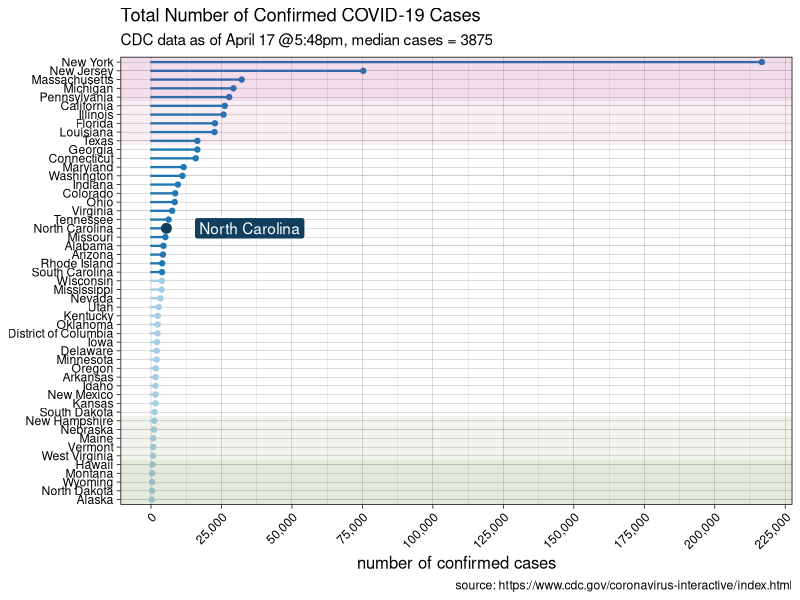
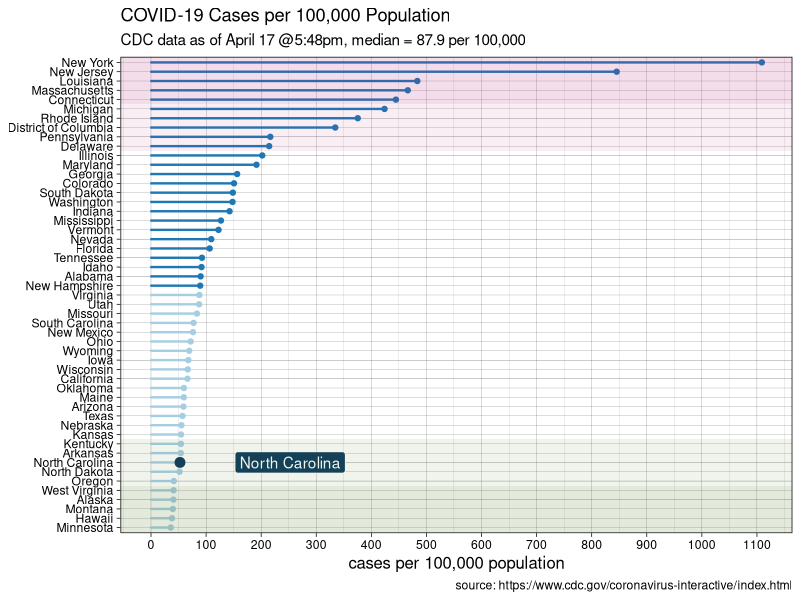
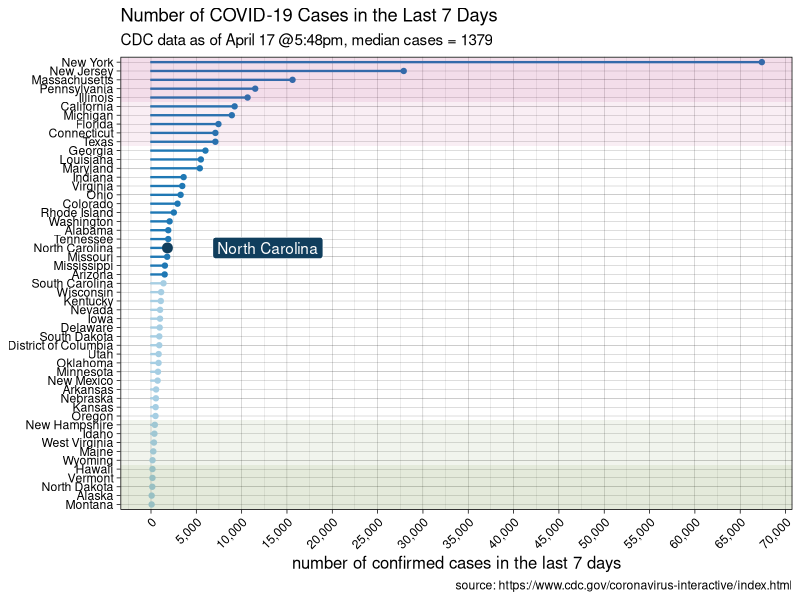
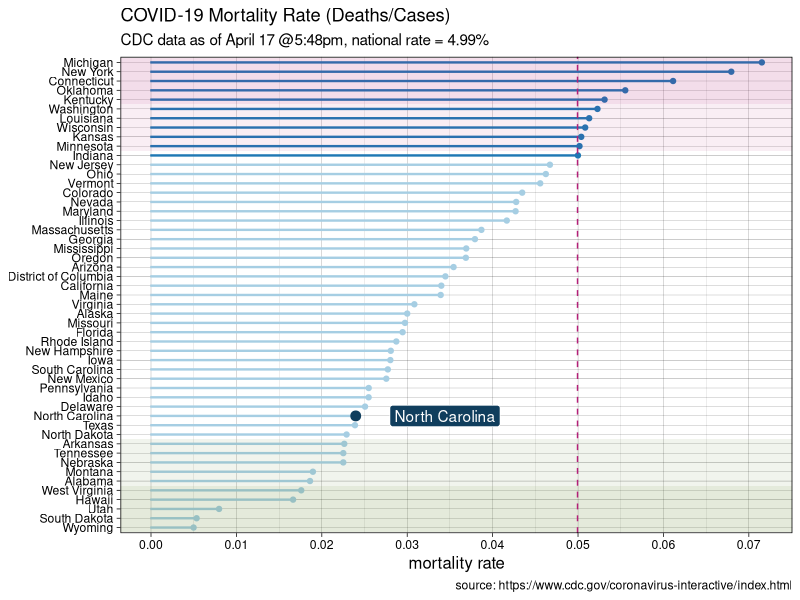

Reproduce these figures in R, in order.
## ---- chunk 1
knitr::opts_chunk$set(message = FALSE, warning = FALSE, comment = NA)
## ---- chunk 2
library(tidyverse)
library(scales)
## ---- chunk 3
stateFIPS <- read_csv("FIPS50.csv")

data <- read_csv("US_MAP_DATA_20200417.csv", skip = 1) %>% 
  right_join(stateFIPS) %>% 
  mutate(Mortality = Deaths/Cases)

dataNC <- data %>% 
  filter(ABBR == "NC")
## ---- chunk 4

mediancases <- data %>% 
  summarize(rate = median(Cases)) %>% 
  pull()

ggplot(data, aes(x = reorder(Name, Cases), 
                 y = Cases, 
                 color = Cases > mediancases,
                 fill = Cases > mediancases)) +
  geom_bar(stat = "identity", width = 0.1) +
  geom_point() +
  geom_point(dataNC, 
             mapping = aes(x = Name, y = Cases), 
             color = "#103E5D", 
             size = 3) +
  geom_label(dataNC, 
             mapping = aes(label = Name, x = Name, y = Cases),
             hjust = 0, 
             nudge_y = 10000, 
             color = "white", 
             fill = "#103E5D") +
  annotate(geom = "rect", 
           xmin = 46.5, 
           xmax = 51.5,
           ymin = -Inf,
           ymax = Inf,
           fill = "#B41F78",
           alpha = 0.15) +
  annotate(geom = "rect", 
           xmin = 41.5, 
           xmax = 46.5,
           ymin = -Inf,
           ymax = Inf,
           fill = "#B41F78",
           alpha = 0.075) +
  annotate(geom = "rect", 
           xmin = 0.5, 
           xmax = 5.5,
           ymin = -Inf,
           ymax = Inf,
           fill = "#4C7314",
           alpha = 0.15) +
  annotate(geom = "rect", 
           xmin = 5.5, 
           xmax = 10.5,
           ymin = -Inf,
           ymax = Inf,
           fill = "#4C7314",
           alpha = 0.075) +
  scale_y_continuous(label = comma, breaks = seq(0, 300000, 25000)) +
  labs(title = "Total Number of Confirmed COVID-19 Cases",
       subtitle = paste("CDC data as of April 17 @5:48pm, median cases =", mediancases),
       x = NULL, 
       y = "number of confirmed cases",
       caption = "source: https://www.cdc.gov/coronavirus-interactive/index.html") +
  coord_flip() +
  theme_linedraw() +
  theme(legend.position = "none",
        axis.text.x = element_text(angle = 45, hjust = 1),
        axis.title.x = element_text(size = 12)) +
  scale_color_brewer(palette = "Paired")
## ---- chunk 5

medianrate <- data %>% 
  summarize(rate = median(RatePer100000)) %>% 
  pull()

ggplot(data, aes(x = reorder(Name, RatePer100000), 
                 y = RatePer100000, 
                 color = RatePer100000 > medianrate,
                 fill = RatePer100000 > medianrate)) +
  geom_bar(stat = "identity", 
           width = 0.1) +
  geom_point() +
  geom_point(dataNC, 
             mapping = aes(x = Name, y = RatePer100000), 
             color = "#103E5D", 
             size = 3) +
  geom_label(dataNC, 
             mapping = aes(label = Name, x = Name, y = RatePer100000),
             hjust = 0, 
             nudge_y = 100, 
             color = "white", 
             fill = "#103E5D") +
  annotate(geom = "rect", 
           xmin = 46.5, 
           xmax = 51.5,
           ymin = -Inf,
           ymax = Inf,
           fill = "#B41F78",
           alpha = 0.15) +
  annotate(geom = "rect", 
           xmin = 41.5, 
           xmax = 46.5,
           ymin = -Inf,
           ymax = Inf,
           fill = "#B41F78",
           alpha = 0.075) +
  annotate(geom = "rect", 
           xmin = 0.5, 
           xmax = 5.5,
           ymin = -Inf,
           ymax = Inf,
           fill = "#4C7314",
           alpha = 0.15) +
  annotate(geom = "rect", 
           xmin = 5.5, 
           xmax = 10.5,
           ymin = -Inf,
           ymax = Inf,
           fill = "#4C7314",
           alpha = 0.075) +
  scale_y_continuous(breaks = seq(0, 2000, 100)) +
  labs(title = "COVID-19 Cases per 100,000 Population",
       subtitle = paste("CDC data as of April 17 @5:48pm, median =", 
                        medianrate,
                        "per 100,000"),
       x = NULL, 
       y = "cases per 100,000 population",
       caption = "source: https://www.cdc.gov/coronavirus-interactive/index.html") +
  coord_flip() +
  theme_linedraw() +
  theme(legend.position = "none",
        axis.title.x = element_text(size = 12)) +
  scale_color_brewer(palette = "Paired")

## ---- chunk 6

mediancases7 <- data %>% 
  summarize(rate = median(CasesInLast7Days)) %>% 
  pull()

ggplot(data, aes(x = reorder(Name, CasesInLast7Days), 
                 y = CasesInLast7Days, 
                 color = CasesInLast7Days > mediancases7,
                 fill = CasesInLast7Days > mediancases7)) +
  geom_bar(stat = "identity", width = 0.1) +
  geom_point() +
  geom_point(dataNC, 
             mapping = aes(x = Name, y = CasesInLast7Days), 
             color = "#103E5D", 
             size = 3) +
  geom_label(dataNC, 
             mapping = aes(label = Name, x = Name, y = CasesInLast7Days),
             hjust = 0, 
             nudge_y = 5000, 
             color = "white", 
             fill = "#103E5D") +
  annotate(geom = "rect", 
           xmin = 46.5, 
           xmax = 51.5,
           ymin = -Inf,
           ymax = Inf,
           fill = "#B41F78",
           alpha = 0.15) +
  annotate(geom = "rect", 
           xmin = 41.5, 
           xmax = 46.5,
           ymin = -Inf,
           ymax = Inf,
           fill = "#B41F78",
           alpha = 0.075) +
  annotate(geom = "rect", 
           xmin = 0.5, 
           xmax = 5.5,
           ymin = -Inf,
           ymax = Inf,
           fill = "#4C7314",
           alpha = 0.15) +
  annotate(geom = "rect", 
           xmin = 5.5, 
           xmax = 10.5,
           ymin = -Inf,
           ymax = Inf,
           fill = "#4C7314",
           alpha = 0.075) +
  scale_y_continuous(label = comma, breaks = seq(0, 300000, 5000)) +
  labs(title = "Number of COVID-19 Cases in the Last 7 Days",
       subtitle = paste("CDC data as of April 17 @5:48pm, median cases =", mediancases7),
       x = NULL, 
       y = "number of confirmed cases in the last 7 days",
       caption = "source: https://www.cdc.gov/coronavirus-interactive/index.html") +
  coord_flip() +
  theme_linedraw() +
  theme(legend.position = "none",
        axis.text.x = element_text(angle = 45, hjust = 1),
        axis.title.x = element_text(size = 12)) +
  scale_color_brewer(palette = "Paired")

## ---- chunk 7

nationalrate <- data %>%
  summarize(rate = sum(Deaths)/sum(Cases)) %>% 
  pull(rate)

ggplot(data, aes(x = reorder(Name, Mortality), 
                 y = Mortality, 
                 color = Mortality > nationalrate,
                 fill = Mortality > nationalrate)) +
  geom_bar(stat = "identity", 
           width = 0.1) +
  geom_point() +
  geom_point(dataNC, 
             mapping = aes(x = Name, y = Mortality), 
             color = "#103E5D", 
             size = 3) +
  geom_label(dataNC, 
             mapping = aes(label = Name, x = Name, y = Mortality),
             hjust = 0, 
             nudge_y = 0.004, 
             color = "white", 
             fill = "#103E5D") +
  annotate(geom = "rect", 
           xmin = 46.5, 
           xmax = 51.5,
           ymin = -Inf,
           ymax = Inf,
           fill = "#B41F78",
           alpha = 0.15) +
  annotate(geom = "rect", 
           xmin = 41.5, 
           xmax = 46.5,
           ymin = -Inf,
           ymax = Inf,
           fill = "#B41F78",
           alpha = 0.075) +
  annotate(geom = "rect", 
           xmin = 0.5, 
           xmax = 5.5,
           ymin = -Inf,
           ymax = Inf,
           fill = "#4C7314",
           alpha = 0.15) +
  annotate(geom = "rect", 
           xmin = 5.5, 
           xmax = 10.5,
           ymin = -Inf,
           ymax = Inf,
           fill = "#4C7314",
           alpha = 0.075) +
  geom_hline(yintercept = nationalrate, 
             color = "#B41F78", 
             linetype = "dashed") +
  scale_y_continuous(breaks = seq(0, .10, .01)) +
  labs(title = "COVID-19 Mortality Rate (Deaths/Cases)",
       subtitle = paste("CDC data as of April 17 @5:48pm, national rate = ", 
                        100*round(nationalrate, 4), 
                        "%", 
                        sep = ""),
       x = NULL, 
       y = "mortality rate",
       caption = "source: https://www.cdc.gov/coronavirus-interactive/index.html") +
  coord_flip() +
  theme_linedraw() +
  theme(legend.position = "none",
        axis.title.x = element_text(size = 12)) +
  scale_color_brewer(palette = "Paired")

## ---- chunk 8
sessionInfo()
